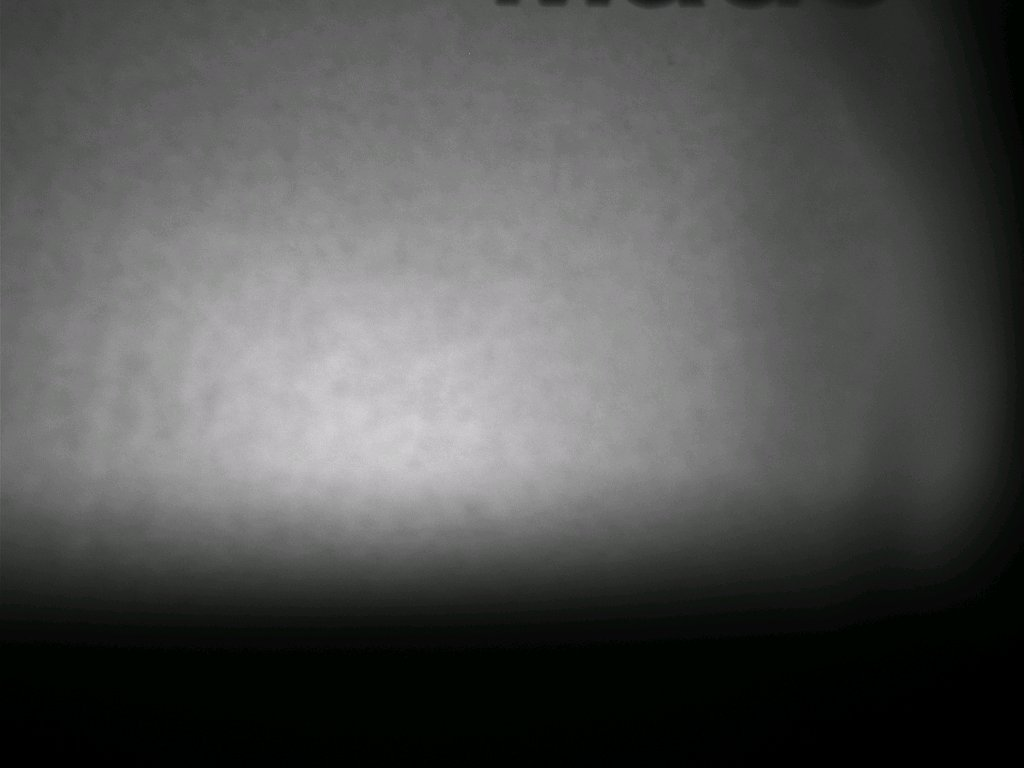
%> input picture Lab1/Pictures/reflect/d90.jpg, 1024 x 768 px
$ octave contrast_meas.m   (GNU Octave 9; MATLAB toolbox functions it lacks are replaced by stand-ins)
%> lines starting %> are read from the running program, lines starting %| are printed output that depends on the picture
clc; clear all;
% [7 lines of commented-out code are left out]
%%figure(), imshow(Itotal);
%%figure(), imshow((Icontr));
%figure(), imshow((Iratio));
%colormap(gray);

Ip = imread('./Pictures/reflect/d90.jpg');
%> Ip is the input picture: size 768x1024x3 uint8; mean R, G, B 82, 82.9, 81.9
Io = imread('./Pictures/reflect/d0.jpg');
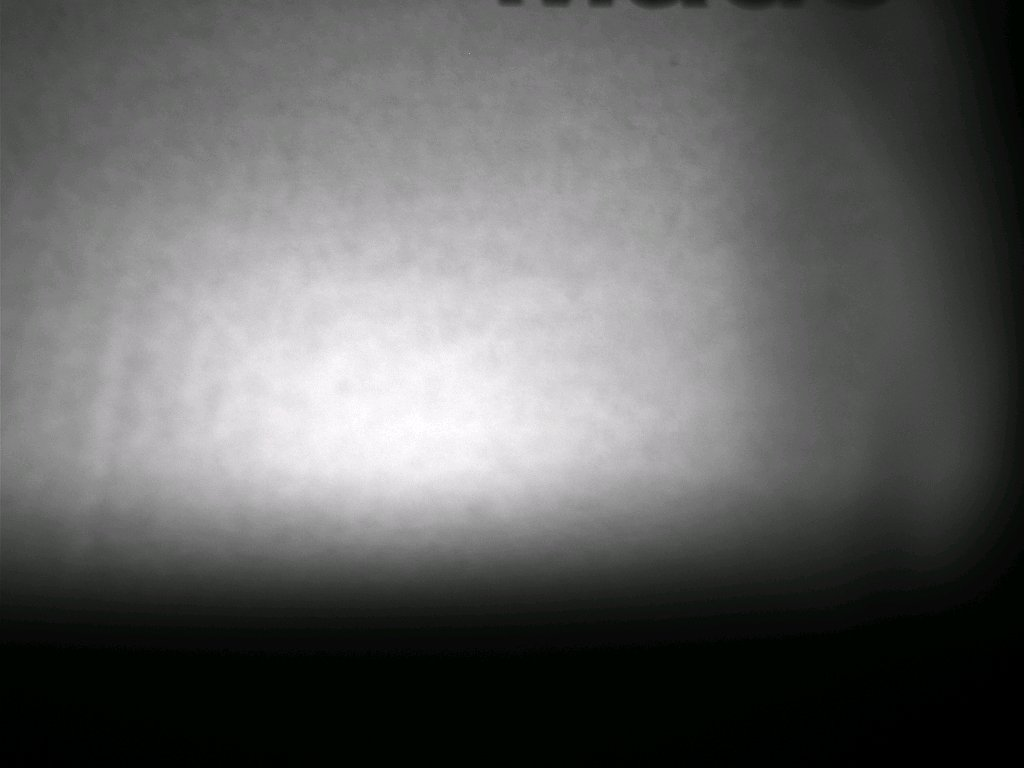
%> input picture Lab1/Pictures/reflect/d0.jpg, 1024 x 768 px
%> Io is the input picture: size 768x1024x3 uint8; mean R, G, B 96.7, 97.4, 96.7
Ip = rgb2gray(double(Ip));
%> Ip: size 768x1024 double
Io = rgb2gray(double(Io));
%> Io: size 768x1024 double
Itotal = Ip + Io;
Icontr = Ip - Io;
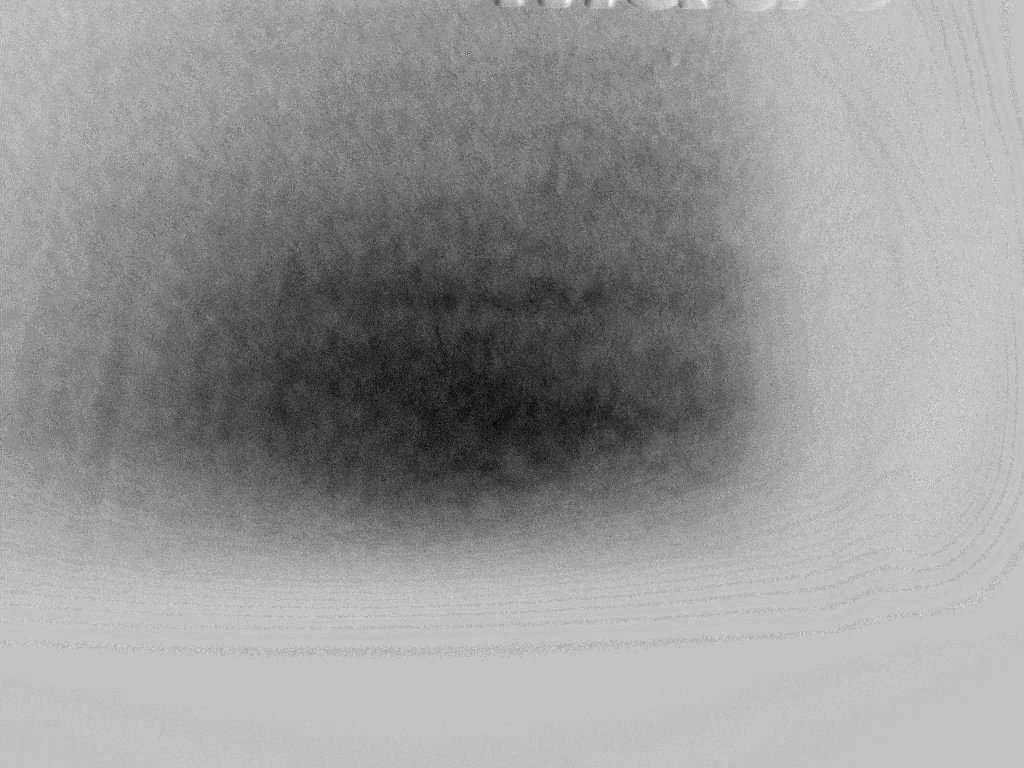
%> Icontr: size 768x1024 double; min -65, max 20, mean -14.58; drawn with min black and max white
Iratio = Icontr ./ Itotal;
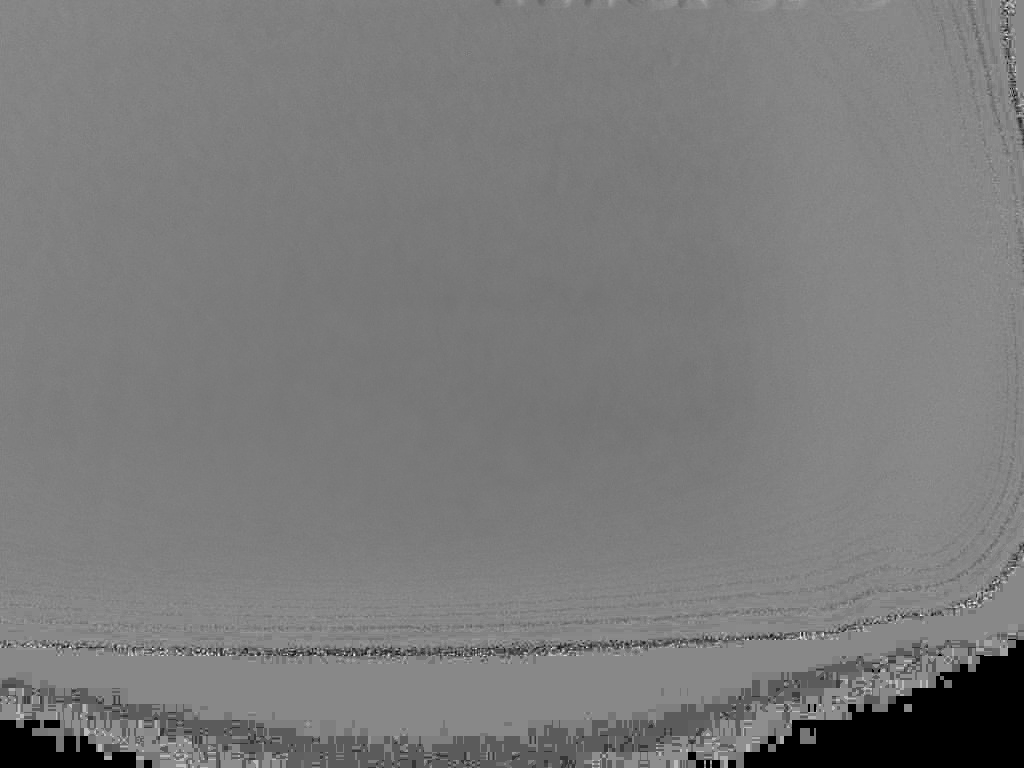
%> Iratio: size 768x1024 double; 1.6% of the values are NaN or infinite; the others: min -1, max 0.868, mean -0.0812; drawn with min black, max white, NaN and infinite black
%figure(), imshow(Itotal);
%figure(), imshow((Icontr));
figure(), imshow((Iratio));
%> after `imshow((Iratio))`:
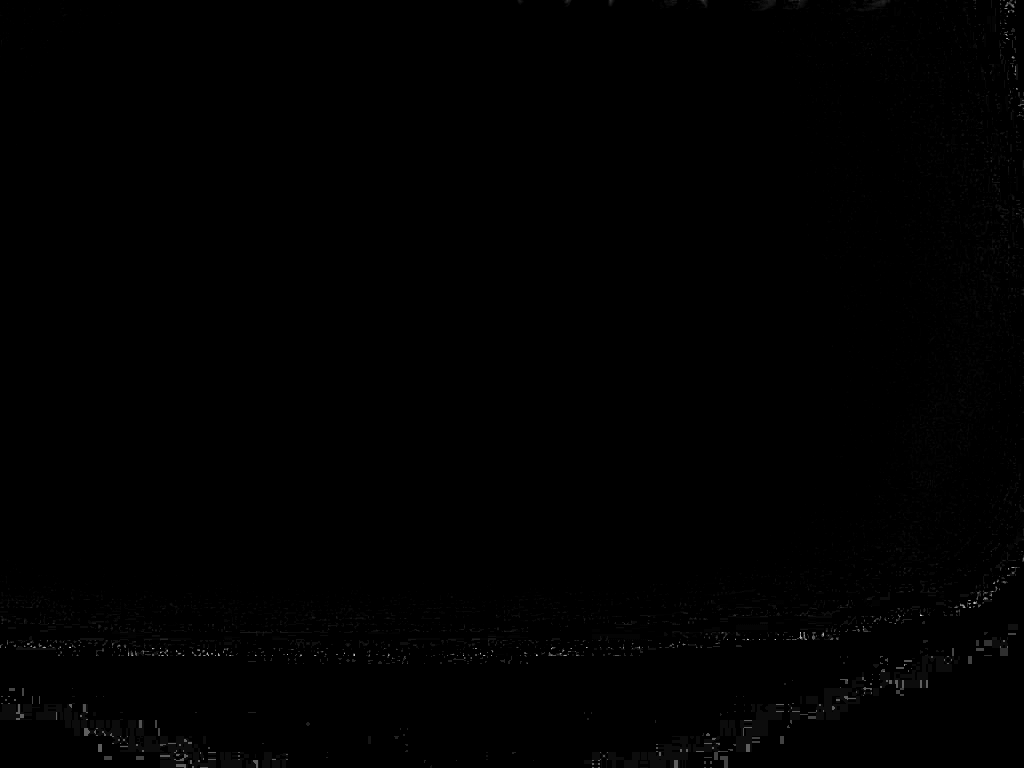
%> displayed picture: size 768x1024, on the screen's scale of 0 to 255; min 0, max 221, mean 0.7
colormap(gray);
axis('equal')
print -djpg dratio.jpg
